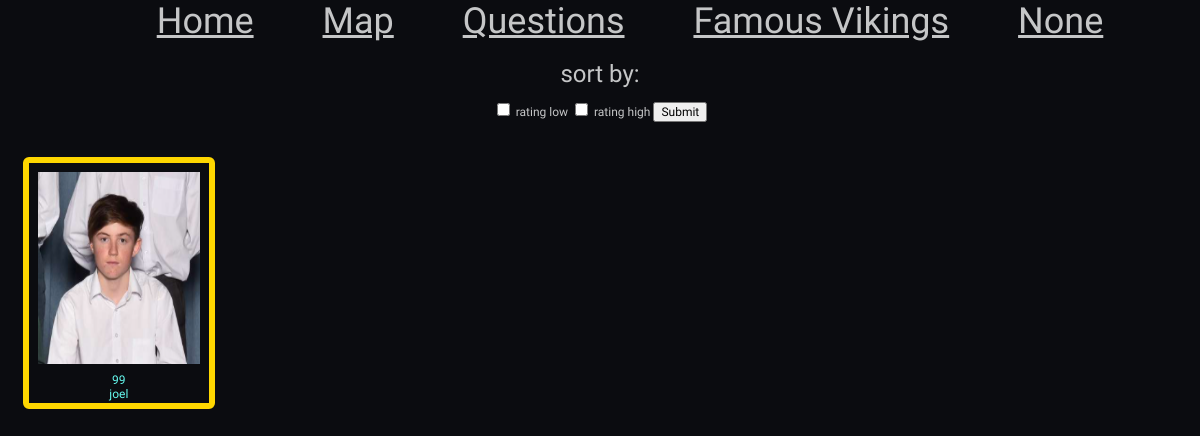
The app's page /famous, older data.
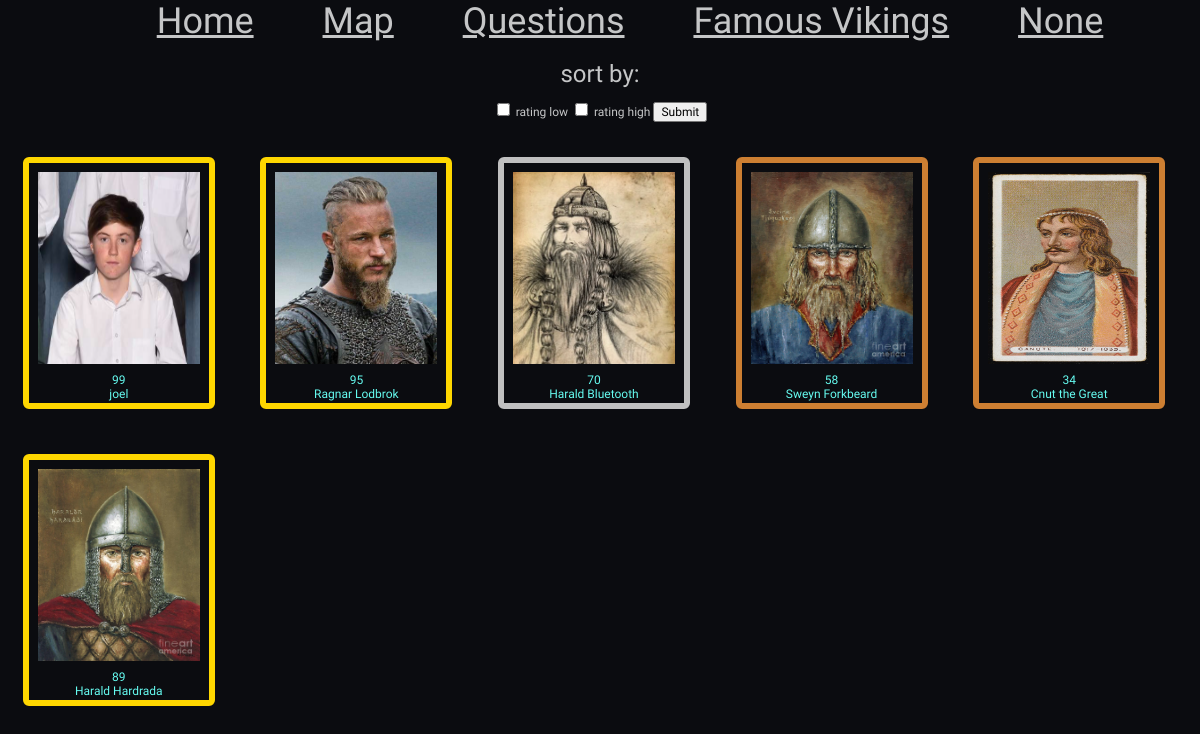
The same page, newer data.
### models.py (models this page shows)
class Famous_Viking(db.Model):
    __tablename__ = "Famous_Viking"
    id = db.Column(db.Integer, primary_key=True, autoincrement=True)
    name = db.Column(db.String(225), unique=True)
    age = db.Column(db.Integer)
    fid = db.Column(db.Integer, db.ForeignKey('Faction.id'), nullable = False)
    wid = db.Column(db.Integer, db.ForeignKey('Weapon.id'), nullable = False)
    kill = db.Column(db.Integer)
    rating = db.Column(db.Integer)
    description = db.Column(db.String())
    img = db.Column(db.String())

### main.py (the view, shortened to what this page needs)
@app.route('/famous', methods=['POST', 'GET'])
def famous():
    if request.method=='GET':
        famous_vikings = models.Famous_Viking.query.all()
        current_user = session.get('name')
        return render_template('famous.html', page_title="famous", vikings = famous_vikings\
        , user = current_user)

### templates/famous.html
{% extends 'layout.html' %}
{% block content %}
<div class = "question_options">
  <p> sort by:</p>
  <form method="POST">
    <input type="checkbox" name = "rating_low">
    <label for="rating_low">rating low</label>
    <input type="checkbox" name = "rating_high">
    <label for="rating_high">rating high</label>
    <input type="submit">
  </form>
</div>
{% for viking in vikings %}
  {% if viking.rating > 80 %}
    <a href="/famous_click?viking_id={{viking.id}}">
      <div class = "wrapper_card_80">
        <div class = "img_famous">
          <img src="/static/image/{{viking.img}}">
        </div>
        <div class = "rating">
          <p>{{ viking.rating }}</p>
        </div>
        <div class = "viking_name">
          <p>{{ viking.name }}</p>
        </div>
      </div>
    </a>
  {% elif 80 > viking.rating > 60 %}
    <a href="/famous_click?viking_id={{viking.id}}">
      <div class = "wrapper_card_60">
        <div class = "img_famous">
          <img src="/static/image/{{viking.img}}">
        </div>
        <div class = "rating">
          <p>{{ viking.rating }}</p>
        </div>
        <div class = "viking_name">
          <p>{{ viking.name }}</p>
        </div>
      </div>
    </a>
  {% elif viking.rating <= 60 %}
  <a href="/famous_click?viking_id={{viking.id}}">
    <div class = "wrapper_card_0">
      <div class = "img_famous">
        <img src="/static/image/{{viking.img}}">
      </div>
      <div class = "rating">
        <p>{{ viking.rating }}</p>
      </div>
      <div class = "viking_name">
        <p>{{ viking.name }}</p>
      </div>
    </div>
  </a>
  {% endif %}
{%endfor%}
{% endblock %}

### templates/layout.html (shortened to what this page needs)
<html>
<!DOCTYPE html>
  <head>
   <link rel="stylesheet" href="{{ url_for('static', filename='css/style.css') }}">
  </head>
  <body id="overall">
  {% include 'nav.html' %}
  {% block content %}
  {% endblock %}
  </body>
</html>

### templates/nav.html
{% if user == 'Guest' %}
<div class = "nav">
    <a href="/">Home</a>
    <a href="/map">Map</a>
    <a href="/question">Questions</a>
    <a href="/famous">Famous Vikings</a>
    <a href="/login">Login</a>
</div>
{% else %}
<div class = "nav">
    <a href="/">Home</a>
    <a href="/map">Map</a>
    <a href="/question">Questions</a>
    <a href="/famous">Famous Vikings</a>
    <a href="/user">{{user}}</a>
</div>
{% endif %}

### static/css/style.css (style rules this page uses)
:root { --clr-primary: #0B0C10; --clr-neutral: #C5C6C7; --clr-neutral-100: #45A29E; --clr-neutral-200: #66FCF1; --font-family: 'Squada One', cursive; }
body, h1, h2, p { margin: 0; }
p, input { font-family: var(--font-family); font-size: 1vw; }
#overall { background-color: var(--clr-primary); overflow-x: hidden; }
.nav { background-color: var(--clr-primary); width:100%; height:7.5%; text-align: center; font-size: 3vw; font-family: var(--font-family); }
.nav a { color: var(--clr-neutral); margin-left:5%; }
.question_options { width: 100%; text-align: center; }
.question_options p { color: var(--clr-neutral); font-size: 2vw; }
.question_options form { color: var(--clr-neutral); font-size: 1vw; font-family: var(--font-family); margin-top:1%; }
.viking_name p, .rating p { font-family: var(--font-family); color: var(--clr-neutral-200); font-size: 1vw; }
.wrapper_card_80, .wrapper_card_60, .wrapper_card_0 { border-radius: 0.5vw; width:15vw; height:20vw; left:50%; text-align: center; float: left; margin:1.9%; }
.wrapper_card_80 { border: 0.5vw solid rgb(255,215,0); }
.wrapper_card_60 { border: 0.5vw solid rgb(192,192,192); }
.wrapper_card_0 { border: 0.5vw solid rgb(205, 127, 50); }
.img_famous img { margin:5%; height:80%; width:90%; background-repeat: no-repeat; background-position:center; background-size: cover; }

Row changes from the older to the newer data that the page shows:
added Famous_Viking: img (picture), rating "95", name "Ragnar Lodbrok"
added Famous_Viking: img (picture), rating "70", name "Harald Bluetooth"
added Famous_Viking: img (picture), rating "58", name "Sweyn Forkbeard"
added Famous_Viking: img (picture), rating "34", name "Cnut the Great"
added Famous_Viking: img (picture), rating "89", name "Harald Hardrada"
